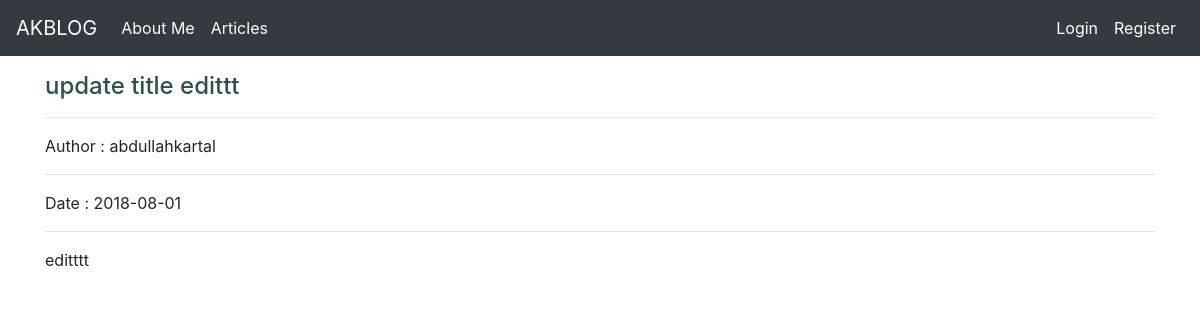
The app's page /article/1 with its own data.
### blog/models.py (models this page shows, shortened)
class Article(db.Model):
    id = db.Column(db.Integer,primary_key = True)
    title = db.Column(db.String(100),nullable = False)
    date_posted = db.Column(db.DateTime, nullable=False, default=datetime.utcnow)
    content = db.Column(db.Text,nullable = False)
    user_id = db.Column(db.Integer,db.ForeignKey("user.id"),nullable = False)

class User (db.Model,UserMixin):
    id = db.Column(db.Integer,primary_key = True)
    username = db.Column(db.String(20),unique = True, nullable = False)
    email = db.Column(db.String(120),unique = True, nullable = False)
    image_file = db.Column(db.String(120),nullable = False, default = "default.jpg")
    password = db.Column(db.String(60),nullable = False)
    article = db.relationship("Article",backref = "author",lazy = True)

### blog/routes.py (the view)
@app.route("/article/<int:article_id>")
def article(article_id):
    article = Article.query.get_or_404(article_id)
    return render_template("article.html",title = article.title,article=article)

### blog/templates/article.html
{% extends "layout.html" %}
{% block body %}
{% if article %}
<h4>{{article.title}}</h4>
<hr>
Author : {{article.author.username}}
<hr>
Date : {{article.date_posted.strftime("%Y-%m-%d")}}
<hr>
{{article.content | safe}}
{% else %}
<div class="alert alert-warning"> There is no article here.</div>
{% endif %}
{% endblock body %}

### static/main.css (style rules this page uses)
h1,h2,h3,h4 { color: darkslategrey; }
*, *:before, *:after { box-sizing: inherit; }
html { box-sizing: border-box; text-rendering: optimizeLegibility; }
body { overflow-x: hidden; -webkit-font-smoothing: antialiased; -moz-osx-font-smoothing: grayscale; }
blockquote, dl, dd, h1, h2, h3, h4, h5, h6, figure, p, pre, fieldset, ul, ol, menu, form { margin: 0; }
html { line-height: 1.15; -webkit-text-size-adjust: 100%; }
body { margin: 0; }
hr { box-sizing: content-box; height: 0; overflow: visible; }

### records on screen
Article: title "update title edittt", date_posted "2018-08-01", content "editttt"
User: author.username "abdullahkartal"
